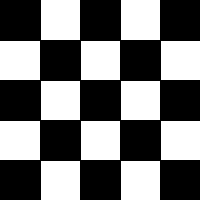
#> input picture 02_May/Week_02/test_images/checkerboard_0.jpg, 200 x 200 px; its folder holds only this picture in this run
$ python -i cbir.py   (imports and definitions only)
#> lines starting #> are read from the running program, lines starting #| are printed output that depends on the picture; after the words box and inside, x2 and y2 are one past the last pixel; in counts of white or black regions, pixels touching at a corner belong together
"""
Content-Based Image Retrieval (CBIR) System
Implements image feature extraction and similarity matching
"""

import cv2
import numpy as np
from sklearn.preprocessing import normalize
from pathlib import Path
import pickle
import os


class CBIRSystem:
    """Content-Based Image Retrieval using ORB features and histograms"""

    def __init__(self, index_path='image_index.pkl'):
        self.orb = cv2.ORB_create(nfeatures=500)
        self.bf_matcher = cv2.BFMatcher(cv2.NORM_HAMMING, crossCheck=False)
        self.index_path = index_path
        self.image_features = {}  # Maps image path to features
        self.image_descriptors = {}  # Maps image path to descriptors

    def extract_features(self, image_path):
        """
        Extract multiple features from an image:
        - ORB keypoints and descriptors
        - Color histogram
        - Edge histogram
        """
#> called with image_path = 'test_images/checkerboard_0.jpg'
        try:
            img = cv2.imread(str(image_path))
#> img is the input picture: shape (200, 200, 3); min 0, max 255, mean 117.3
            if img is None:
                return None

            # Convert to grayscale for ORB
            gray = cv2.cvtColor(img, cv2.COLOR_BGR2GRAY)

            # ORB features
            kp, des = self.orb.detectAndCompute(gray, None)
#> kp = 37 keypoints; strongest (x, y, size): (121, 83, 37.2), (82, 122, 37.2), (122, 116, 64.3), (116, 122, 64.3)

            # Color histogram (HSV)
            hsv = cv2.cvtColor(img, cv2.COLOR_BGR2HSV)
#> hsv: shape (200, 200, 3); mean H, S, V 0, 0, 117.3
            hist_h = cv2.calcHist([hsv], [0], None, [50], [0, 180])
#> hist_h = 50 values, max 40000 at index 0, min 0 at index 1, mean 800
            hist_s = cv2.calcHist([hsv], [1], None, [50], [0, 256])
#> hist_s has the same summary as hist_h
            hist_v = cv2.calcHist([hsv], [2], None, [50], [0, 256])
#> hist_v = 50 values, max 21592 at index 0, min 0 at index 1, mean 800
            hist_combined = np.concatenate([hist_h, hist_s, hist_v]).flatten()
#> hist_combined = 150 values, max 40000 at index 0, min 0 at index 1, mean 800
            hist_combined = normalize(hist_combined.reshape(1, -1), norm='l2')[0]
#> hist_combined = 150 values, max 0.632 at index 0, min 0 at index 1, mean 0.0126

            # Edge histogram using Sobel
            edges = cv2.Canny(gray, 100, 200)
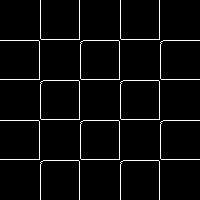
#> edges: shape (200, 200); 3.8% white in thin lines or dots
            edge_hist = np.histogram(edges, bins=10, range=(0, 256))[0]
#> edge_hist = [38464, 0, 0, 0, 0, 0, 0, 0, 0, 1536]
            edge_hist = normalize(edge_hist.reshape(1, -1), norm='l2')[0]
#> edge_hist = [0.999, 0, 0, 0, 0, 0, 0, 0, 0, 0.0399]

            features = {
                'descriptors': des if des is not None else np.array([]),
                'histogram': hist_combined,
                'edges': edge_hist,
                'image_shape': img.shape
            }

            return features

        except Exception as e:
            print(f"Error extracting features from {image_path}: {e}")
            return None

    # [139 lines left out: functions build_index, save_index, load_index, histogram_similarity, descriptor_similarity, search, not called in this run]

>>> result = CBIRSystem().extract_features('test_images/checkerboard_0.jpg')
#> result = 4 items

$ run again, on 02_May/Week_02/test_images/circles_0.jpg
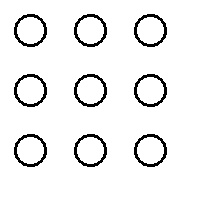
#> input picture 02_May/Week_02/test_images/circles_0.jpg, 200 x 200 px
#> in extract_features, img is the input picture: shape (200, 200, 3); min 0, max 255, mean 238.8
#> kp = 297 keypoints; strongest (x, y, size): (143, 135, 31), (143, 75, 31), (105, 83, 31), (143, 45, 31)
#> hsv: shape (200, 200, 3); mean H, S, V 0, 0, 238.8
#> hist_h = 50 values, max 40000 at index 0, min 0 at index 1, mean 800
#> hist_s has the same summary as hist_h
#> hist_v = 50 values, max 37408 at index 49, min 0 at index 2, mean 800
#> in extract_features, `hist_combined = np.concatenate([hist_h, hist_s, hist_v]).flatten()`: hist_combined = 150 values, max 40000 at index 0, min 0 at index 1, mean 800
#> in extract_features, `hist_combined = normalize(hist_combined.reshape(1, -1), norm='l2')[0]`: hist_combined = 150 values, max 0.589 at index 0, min 0 at index 1, mean 0.0118
#> in extract_features, `edges = cv2.Canny(gray, 100, 200)`:
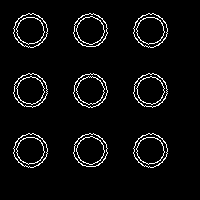
#> edges: shape (200, 200); 4.5% white in thin lines or dots, all inside (x1, y1, x2, y2) = (13, 13, 168, 168)
#> in extract_features, `edge_hist = np.histogram(edges, bins=10, range=(0, 256))[0]`: edge_hist = [38200, 0, 0, 0, 0, 0, 0, 0, 0, 1800]
#> in extract_features, `edge_hist = normalize(edge_hist.reshape(1, -1), norm='l2')[0]`: edge_hist = [0.999, 0, 0, 0, 0, 0, 0, 0, 0, 0.0471]
#> result = 4 items
